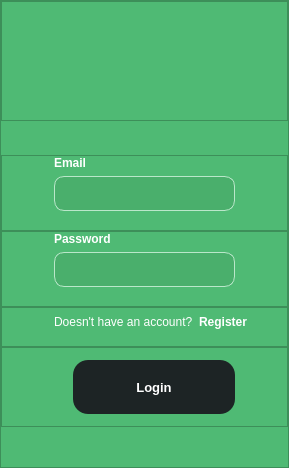
      <widget class="QWidget" name="login_page">
       <layout class="QVBoxLayout" name="verticalLayout_27">
        <property name="spacing">
         <number>0</number>
        </property>
        <property name="leftMargin">
         <number>0</number>
        </property>
        <property name="topMargin">
         <number>0</number>
        </property>
        <property name="rightMargin">
         <number>0</number>
        </property>
        <property name="bottomMargin">
         <number>0</number>
        </property>
        <item>
         <widget class="QFrame" name="loginWrap">
          <property name="styleSheet">
           <string notr="true">background-color: rgb(79, 186, 116);</string>
          </property>
          <property name="frameShape">
           <enum>QFrame::StyledPanel</enum>
          </property>
          <property name="frameShadow">
           <enum>QFrame::Raised</enum>
          </property>
          <property name="lineWidth">
           <number>0</number>
          </property>
          <layout class="QVBoxLayout" name="verticalLayout_29">
           <property name="spacing">
            <number>0</number>
           </property>
           <property name="leftMargin">
            <number>0</number>
           </property>
           <property name="topMargin">
            <number>0</number>
           </property>
           <property name="rightMargin">
            <number>0</number>
           </property>
           <property name="bottomMargin">
            <number>0</number>
           </property>
           <item>
            <widget class="QFrame" name="login_logo">
             <property name="minimumSize">
              <size>
               <width>0</width>
               <height>120</height>
              </size>
             </property>
             <property name="styleSheet">
              <string notr="true">background-image: url(:/images/image/sw_full_logo.svg);
background-repeat: no-repeat;
background-position: center bottom;</string>
             </property>
             <property name="frameShape">
              <enum>QFrame::StyledPanel</enum>
             </property>
             <property name="frameShadow">
              <enum>QFrame::Raised</enum>
             </property>
            </widget>
           </item>
           <item>
            <spacer name="verticalSpacer_5">
             <property name="orientation">
              <enum>Qt::Vertical</enum>
             </property>
             <property name="sizeType">
              <enum>QSizePolicy::Fixed</enum>
             </property>
             <property name="sizeHint" stdset="0">
              <size>
               <width>20</width>
               <height>34</height>
              </size>
             </property>
            </spacer>
           </item>
           <item>
            <widget class="QFrame" name="loginEmailFrame">
             <property name="minimumSize">
              <size>
               <width>0</width>
               <height>72</height>
              </size>
             </property>
             <property name="maximumSize">
              <size>
               <width>16777215</width>
               <height>100</height>
              </size>
             </property>
             <property name="frameShape">
              <enum>QFrame::StyledPanel</enum>
             </property>
             <property name="frameShadow">
              <enum>QFrame::Raised</enum>
             </property>
             <layout class="QVBoxLayout" name="verticalLayout_30">
              <property name="spacing">
               <number>6</number>
              </property>
              <property name="leftMargin">
               <number>52</number>
              </property>
              <property name="topMargin">
               <number>0</number>
              </property>
              <property name="rightMargin">
               <number>52</number>
              </property>
              <property name="bottomMargin">
               <number>0</number>
              </property>
              <item>
               <widget class="QLabel" name="loginEmailLabel">
                <property name="font">
                 <font>
                  <bold>true</bold>
                 </font>
                </property>
                <property name="styleSheet">
                 <string notr="true">color: rgb(255, 255, 255);</string>
                </property>
                <property name="text">
                 <string>Email</string>
                </property>
               </widget>
              </item>
              <item>
               <widget class="QLineEdit" name="loginEmailLineEdit">
                <property name="minimumSize">
                 <size>
                  <width>0</width>
                  <height>35</height>
                 </size>
                </property>
                <property name="font">
                 <font>
                  <pointsize>12</pointsize>
                 </font>
                </property>
                <property name="styleSheet">
                 <string notr="true">QLineEdit {
    border: 1px solid rgb(186, 231, 202); /* Light gray border */
    color: #ffffff; /* Dark gray text color */
	background-color: rgb(74, 175, 108);
	border-radius: 10px;
	padding-left: 8px;
	padding-top: 2px;
}

QLineEdit:focus {
	border: 1px solid #ffffff;
}

QTextEdit::placeholder {
    color: #999; /* Light gray placeholder text color */
}

QLineEdit::disabled {
    background-color: #eee; /* Lighter gray background for disabled state */
    color: #666; /* Dimmed text color for disabled state */
    border-color: #ddd; /* Lighter gray border for disabled state */
}
</string>
                </property>
               </widget>
              </item>
              <item>
               <widget class="QLabel" name="loginEmailError">
                <property name="font">
                 <font>
                  <pointsize>8</pointsize>
                  <bold>false</bold>
                 </font>
                </property>
                <property name="styleSheet">
                 <string notr="true">color: rgb(255, 0, 0);</string>
                </property>
                <property name="text">
                 <string/>
                </property>
               </widget>
              </item>
             </layout>
            </widget>
           </item>
           <item>
            <widget class="QFrame" name="loginPasswordFrame">
             <property name="minimumSize">
              <size>
               <width>0</width>
               <height>62</height>
              </size>
             </property>
             <property name="maximumSize">
              <size>
               <width>16777215</width>
               <height>80</height>
              </size>
             </property>
             <property name="frameShape">
              <enum>QFrame::StyledPanel</enum>
             </property>
             <property name="frameShadow">
              <enum>QFrame::Raised</enum>
             </property>
             <layout class="QVBoxLayout" name="verticalLayout_38">
              <property name="spacing">
               <number>6</number>
              </property>
              <property name="leftMargin">
               <number>52</number>
              </property>
              <property name="topMargin">
               <number>0</number>
              </property>
              <property name="rightMargin">
               <number>52</number>
              </property>
              <property name="bottomMargin">
               <number>0</number>
              </property>
              <item>
               <widget class="QLabel" name="loginPasswordLabel">
                <property name="font">
                 <font>
                  <bold>true</bold>
                 </font>
                </property>
                <property name="styleSheet">
                 <string notr="true">color: rgb(255, 255, 255);</string>
                </property>
                <property name="text">
                 <string>Password</string>
                </property>
               </widget>
              </item>
              <item>
               <widget class="QLineEdit" name="loginPasswordLineEdit">
                <property name="minimumSize">
                 <size>
                  <width>0</width>
                  <height>35</height>
                 </size>
                </property>
                <property name="font">
                 <font>
                  <pointsize>12</pointsize>
                 </font>
                </property>
                <property name="styleSheet">
                 <string notr="true">QLineEdit {
    border: 1px solid rgb(186, 231, 202); /* Light gray border */
    color: #ffffff; /* Dark gray text color */
	background-color: rgb(74, 175, 108);
	border-radius: 10px;
	padding-left: 8px;
	padding-top: 2px;
}

QLineEdit:focus {
	border: 1px solid #ffffff;
}

QTextEdit::placeholder {
    color: #999; /* Light gray placeholder text color */
}

QLineEdit::disabled {
    background-color: #eee; /* Lighter gray background for disabled state */
    color: #666; /* Dimmed text color for disabled state */
    border-color: #ddd; /* Lighter gray border for disabled state */
}
</string>
                </property>
                <property name="echoMode">
                 <enum>QLineEdit::Password</enum>
                </property>
               </widget>
              </item>
              <item>
               <widget class="QLabel" name="loginError">
                <property name="font">
                 <font>
                  <pointsize>8</pointsize>
                  <bold>false</bold>
                 </font>
                </property>
                <property name="styleSheet">
                 <string notr="true">color: rgb(255, 0, 0);</string>
                </property>
                <property name="text">
                 <string/>
                </property>
               </widget>
              </item>
             </layout>
            </widget>
           </item>
           <item>
            <widget class="QFrame" name="loginRedirectFrame">
             <property name="minimumSize">
              <size>
               <width>0</width>
               <height>40</height>
              </size>
             </property>
             <property name="maximumSize">
              <size>
               <width>16777215</width>
               <height>40</height>
              </size>
             </property>
             <property name="frameShape">
              <enum>QFrame::StyledPanel</enum>
             </property>
             <property name="frameShadow">
              <enum>QFrame::Raised</enum>
             </property>
             <layout class="QHBoxLayout" name="horizontalLayout_13">
              <property name="spacing">
               <number>6</number>
              </property>
              <property name="leftMargin">
               <number>52</number>
              </property>
              <property name="topMargin">
               <number>0</number>
              </property>
              <property name="rightMargin">
               <number>0</number>
              </property>
              <property name="bottomMargin">
               <number>10</number>
              </property>
              <item>
               <widget class="QLabel" name="label_17">
                <property name="maximumSize">
                 <size>
                  <width>140</width>
                  <height>16777215</height>
                 </size>
                </property>
                <property name="font">
                 <font>
                  <bold>false</bold>
                 </font>
                </property>
                <property name="styleSheet">
                 <string notr="true">color: rgb(255, 255, 255);</string>
                </property>
                <property name="text">
                 <string>Doesn't have an account?</string>
                </property>
               </widget>
              </item>
              <item>
               <widget class="QPushButton" name="redirectToRegisterButton">
                <property name="minimumSize">
                 <size>
                  <width>20</width>
                  <height>0</height>
                 </size>
                </property>
                <property name="maximumSize">
                 <size>
                  <width>50</width>
                  <height>16777215</height>
                 </size>
                </property>
                <property name="font">
                 <font>
                  <bold>true</bold>
                 </font>
                </property>
                <property name="cursor">
                 <cursorShape>PointingHandCursor</cursorShape>
                </property>
                <property name="styleSheet">
                 <string notr="true">color: rgb(255, 255, 255);
border: none;</string>
                </property>
                <property name="text">
                 <string>Register</string>
                </property>
               </widget>
              </item>
              <item>
               <spacer name="horizontalSpacer_6">
                <property name="orientation">
                 <enum>Qt::Horizontal</enum>
                </property>
                <property name="sizeHint" stdset="0">
                 <size>
                  <width>40</width>
                  <height>20</height>
                 </size>
                </property>
               </spacer>
              </item>
             </layout>
            </widget>
           </item>
           <item>
            <widget class="QFrame" name="loginButtonFrame">
             <property name="minimumSize">
              <size>
               <width>0</width>
               <height>80</height>
              </size>
             </property>
             <property name="maximumSize">
              <size>
               <width>16777215</width>
               <height>16777215</height>
              </size>
             </property>
             <property name="frameShape">
              <enum>QFrame::StyledPanel</enum>
             </property>
             <property name="frameShadow">
              <enum>QFrame::Raised</enum>
             </property>
             <layout class="QVBoxLayout" name="verticalLayout_44">
              <property name="spacing">
               <number>6</number>
              </property>
              <property name="leftMargin">
               <number>71</number>
              </property>
              <property name="topMargin">
               <number>0</number>
              </property>
              <property name="rightMargin">
               <number>52</number>
              </property>
              <property name="bottomMargin">
               <number>0</number>
              </property>
              <item>
               <widget class="QPushButton" name="loginButton">
                <property name="minimumSize">
                 <size>
                  <width>0</width>
                  <height>54</height>
                 </size>
                </property>
                <property name="maximumSize">
                 <size>
                  <width>252</width>
                  <height>16777215</height>
                 </size>
                </property>
                <property name="font">
                 <font>
                  <pointsize>10</pointsize>
                  <bold>true</bold>
                 </font>
                </property>
                <property name="cursor">
                 <cursorShape>PointingHandCursor</cursorShape>
                </property>
                <property name="styleSheet">
                 <string notr="true">color: rgb(255, 255, 255);
background-color: rgb(29, 36, 37);
border-radius: 15px</string>
                </property>
                <property name="text">
                 <string>Login</string>
                </property>
               </widget>
              </item>
             </layout>
            </widget>
           </item>
           <item>
            <spacer name="verticalSpacer_6">
             <property name="orientation">
              <enum>Qt::Vertical</enum>
             </property>
             <property name="sizeHint" stdset="0">
              <size>
               <width>20</width>
               <height>40</height>
              </size>
             </property>
            </spacer>
           </item>
          </layout>
         </widget>
        </item>
       </layout>
      </widget>
